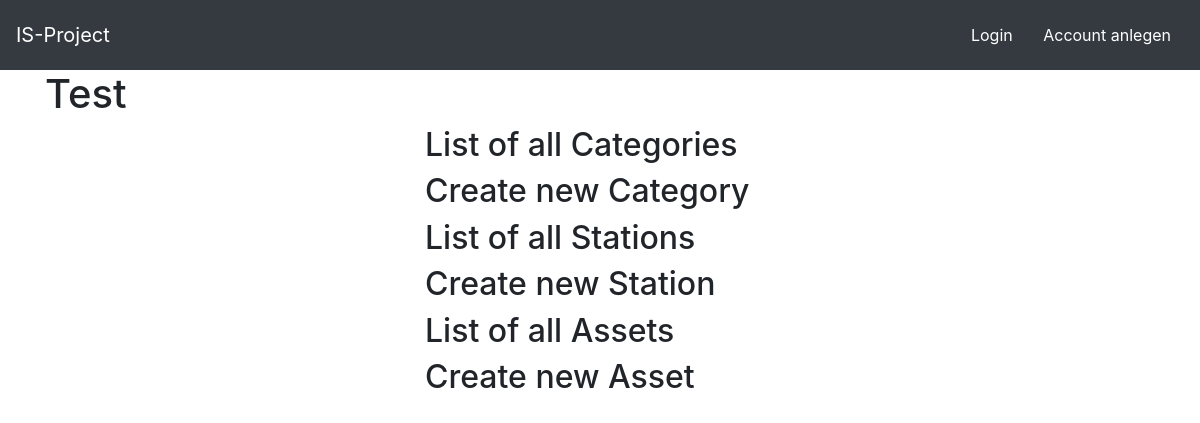
/asset/, run on an earlier commit of the app's database.
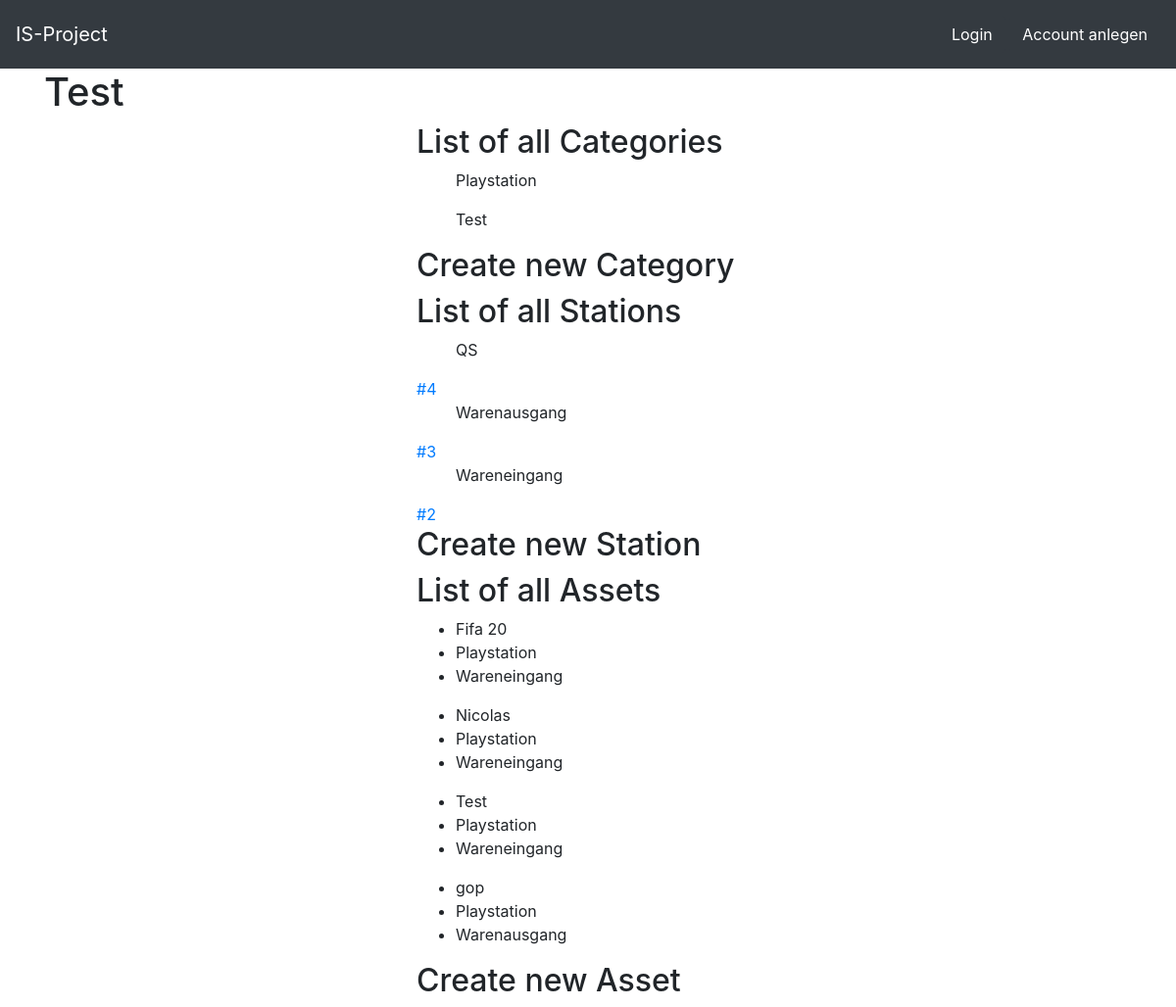
And on a later commit of the database.
### asset/models.py (models this page shows, shortened)
class Category(models.Model):
    name = models.CharField(max_length=250)

class Station(models.Model):
    name = models.CharField(max_length=250)
    max_cap = models.IntegerField()

class Asset(models.Model):
    name = models.CharField(max_length=250)
    category = models.ForeignKey(
        'Category',
        on_delete=models.CASCADE,
    )
    station = models.ForeignKey(
        'Station',
        on_delete=models.CASCADE,
    )

### asset/views.py (the view)
# urls.py: path('', views.index, name='index'),
def index(request):
    category_form = CategoryForm();
    station_form = StationForm();
    asset_form = AssetForm();
    categories = Category.objects.order_by('name')
    stations = Station.objects.order_by('name')
    assets = Asset.objects.order_by('name')
    return render(request, 'asset/dashboard.html', {'category_form': category_form, 'categories': categories, 'station_form': station_form,
                                                    'asset_form': asset_form, 'stations': stations, 'assets': assets })

### asset/templates/asset/dashboard.html (shortened to what this page needs)
{% extends 'asset/base.html' %}
{% load bootstrap4 %}
{% block asset %}
    <h2>List of all Categories</h2>
    {% for category in categories %}
        <ul>{{ category.name }}</ul>
    {% endfor %}
    <h2>Create new Category</h2>
    <h2>List of all Stations</h2>
    {% for station in stations %}
        <ul>{{ station.name }}</ul>
        <a href="{% url 'asset:select_station' station.id %}">#{{ station.id }}</a>
    {% endfor %}
    <h2>Create new Station</h2>
    <h2>List of all Assets</h2>
    {% for asset in assets %}
        <ul>
            <li>{{ asset.name }}</li>
            <li>{{ asset.category.name }}</li>
            <li>{{ asset.station.name }}</li>
        </ul>
    {% endfor %}
    <h2>Create new Asset</h2>
{% endblock %}

### asset/templates/asset/base.html (shortened to what this page needs)
{% load bootstrap4 %}
<!DOCTYPE html>
<html lang="en">
<head>
    <link rel="stylesheet" href="https://stackpath.bootstrapcdn.com/bootstrap/4.4.1/css/bootstrap.min.css">
</head>
<body>
    <nav class="navbar navbar-dark bg-dark">
        <a class="navbar-brand" href="#">IS-Project</a>
        <span class="navbar-text">
            {% if request.user.is_authenticated %}
                <a class="navbar-text">Hallo {{request.user.username}}!</a>
                <a href="{% url 'usermanagement:logout' %}" class="btn btn-dark">Logout</a>
            {% else %}
                <a href="{% url 'usermanagement:login' %}" class="btn btn-dark">Login</a>
                <a href="{% url 'usermanagement:register' %}" class="btn btn-dark">Account anlegen</a>
            {% endif %}
        </span>
    </nav>
    <div class="container">
        <h1>Test</h1>
        <div class="row">
            <div class="col-12 col-md-6 offset-md-3 col-lg-4 offset-lg-4">
                {% block asset%}
                {% endblock %}
            </div>
        </div>
    </div>
</body>
</html>

What changed in the data, as far as the page shows it:
added Category: name "Playstation"
added Category: name "Test"
added Station: name "QS", id "4"
added Station: name "Warenausgang", id "3"
added Station: name "Wareneingang", id "2"
added Asset: name "Fifa 20", category.name "Playstation", station.name "Wareneingang"
added Asset: name "Nicolas", category.name "Playstation", station.name "Wareneingang"
added Asset: name "Test", category.name "Playstation", station.name "Wareneingang"
added Asset: name "gop", category.name "Playstation", station.name "Warenausgang"
